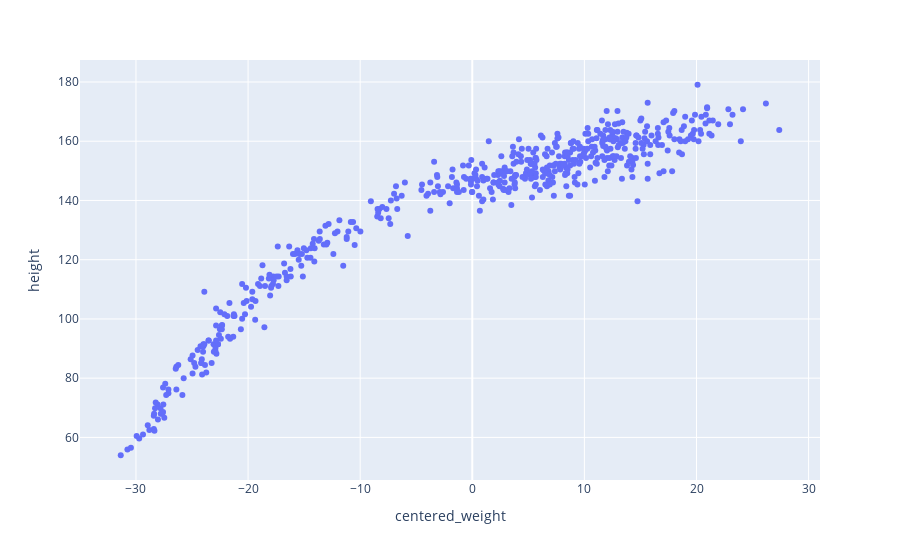

The cell this chart's notebook holds for it:
### Markdown cell above
In this exercice we are going to analyse the dependence between height and weight in the *Howell* dataset (from lesson 5), and consider also individuals aged less than 18 years old.

**1) Recover the *Howell* dataset, and plot weight (centered) vs height.**

### Code cell
path = "04-howell1.csv"
howell = pd.read_csv(path, delimiter=";")
howell["centered_weight"] = howell["weight"] - howell["weight"].mean()
px.scatter(data_frame=howell, x="centered_weight", y="height")

### Figure 1 — Plotly figure (JSON) as saved in the notebook; plotly's stock layout.template omitted (floating-point values rounded to 4 significant figures; data arrays with more than 128 entries replaced by an {"elided": "..."} marker saying what was removed)
{"data": [{"hovertemplate": "centered_weight=%{x}<br>height=%{y}<extra></extra>", "legendgroup": "", "marker": {"color": "#636efa", "symbol": "circle"}, "mode": "markers", "name": "", "orientation": "v", "showlegend": false, "type": "scatter", "x": {"elided": "544 float values"}, "xaxis": "x", "y": {"elided": "544 float values"}, "yaxis": "y"}], "layout": {"legend": {"tracegroupgap": 0}, "margin": {"t": 60}, "xaxis": {"anchor": "y", "domain": [0, 1], "title": {"text": "centered_weight"}}, "yaxis": {"anchor": "x", "domain": [0, 1], "title": {"text": "height"}}}}
